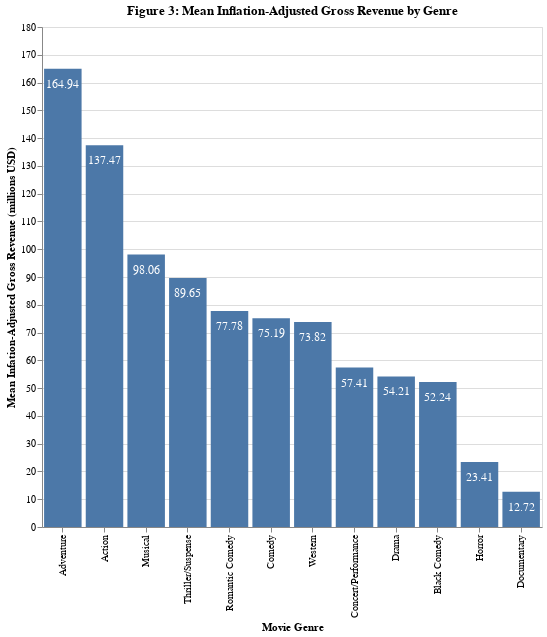

Notebook code for this chart:
### Markdown cell above
From the table `genre_gross_mean_M`  above, we can see that the `Adventure` genre has the highest mean inflation-adjusted gross revenue for years 1980-2016 at 164.94 M, while the `Documentary` genre has the lowest at 12.72 M. Let's visualize this with a bar plot.

### Code cell
mean_bar_plot = (
    alt.Chart(genre_gross_mean_M)
    .mark_bar()
    .encode(
        x=alt.X("genre:N", title="Movie Genre", sort="-y"),
        y=alt.Y(
            "inflation_adjusted_gross_M:Q",
            title="Mean Infation-Adjusted Gross Revenue (millions USD)",
        )
    )
    .properties(
        title="Figure 3: Mean Inflation-Adjusted Gross Revenue by Genre",
        width=500,
        height=500,
    )
)

mean_bar_plot_text = mean_bar_plot.mark_text(dy=15, size= 12, color = 'white', 
).encode(x=alt.X("genre:N", title="Movie Genre", sort="-y"),
        y=alt.Y(
            "inflation_adjusted_gross_M:Q"),
         text='inflation_adjusted_gross_M:Q'
)

mean_bar_plot + mean_bar_plot_text

### Figure 1 — Vega-Lite specification as saved in the notebook (floating-point values rounded to 4 significant figures)
{"config": {"view": {"continuousWidth": 400, "continuousHeight": 300}}, "layer": [{"mark": "bar", "encoding": {"x": {"type": "nominal", "field": "genre", "sort": "-y", "title": "Movie Genre"}, "y": {"type": "quantitative", "field": "inflation_adjusted_gross_M", "title": "Mean Infation-Adjusted Gross Revenue (millions USD)"}}, "height": 500, "title": "Figure 3: Mean Inflation-Adjusted Gross Revenue by Genre", "width": 500}, {"mark": {"type": "text", "color": "white", "dy": 15, "size": 12}, "encoding": {"text": {"type": "quantitative", "field": "inflation_adjusted_gross_M"}, "x": {"type": "nominal", "field": "genre", "sort": "-y", "title": "Movie Genre"}, "y": {"type": "quantitative", "field": "inflation_adjusted_gross_M"}}, "height": 500, "title": "Figure 3: Mean Inflation-Adjusted Gross Revenue by Genre", "width": 500}], "data": {"name": "data-a70c60ca02f82c6d34b2f15de3a9036e"}, "$schema": "https://vega.github.io/schema/vega-lite/v4.8.1.json", "datasets": {"data-a70c60ca02f82c6d34b2f15de3a9036e": [{"genre": "Adventure", "inflation_adjusted_gross_M": 164.9}, {"genre": "Action", "inflation_adjusted_gross_M": 137.5}, {"genre": "Musical", "inflation_adjusted_gross_M": 98.06}, {"genre": "Thriller/Suspense", "inflation_adjusted_gross_M": 89.65}, {"genre": "Romantic Comedy", "inflation_adjusted_gross_M": 77.78}, {"genre": "Comedy", "inflation_adjusted_gross_M": 75.19}, {"genre": "Western", "inflation_adjusted_gross_M": 73.82}, {"genre": "Concert/Performance", "inflation_adjusted_gross_M": 57.41}, {"genre": "Drama", "inflation_adjusted_gross_M": 54.21}, {"genre": "Black Comedy", "inflation_adjusted_gross_M": 52.24}, {"genre": "Horror", "inflation_adjusted_gross_M": 23.41}, {"genre": "Documentary", "inflation_adjusted_gross_M": 12.72}]}}
